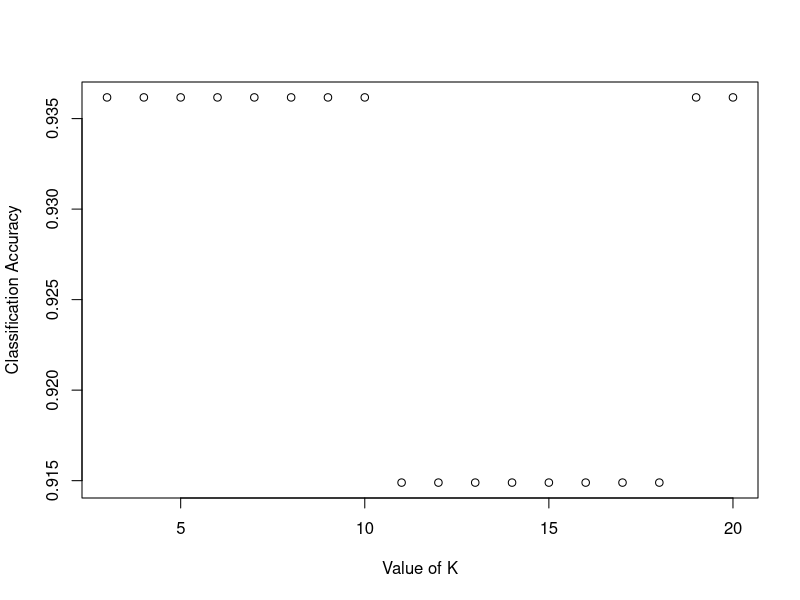

Generate this figure with R:
getwd()
setwd("~/Desktop/stat385/lab7")
chromoX<-read.table(file="ChromoXmicroarray.txt",header=TRUE)
BLClabels<-c(rep(1,27),rep(2,20))

## Question 1: Perform t-test to select the most relevant genes for classification

ttests<-function(x,group)
{
  x<-as.numeric(x)
  pvalue<-t.test(x ~ group)$p.value;
  return(pvalue)
}
pvalues<-apply(chromoX[,c(3:49)],1,ttests,group=BLClabels)
smallpvals<-order(pvalues)[1:8]
features8<-chromoX[smallpvals,c(3:49)]

## Perform normalization on two feature variables

normalization<-function(x)
{
  norms<-(x-min(x))/(max(x)-min(x))
  return(norms)
}
microdata8<-apply(features8,1,normalization)

## Question 2: Set training and test data sets

set.seed(20240214)
training <- sample(1:47,30)
test <- c(1:47)[-training]
train.set <- microdata8[training,]
train.label <- BLClabels[training]
test.set <- microdata8[test,]
test.label <- BLClabels[test]

## Question 3 (using built-in function): 10-folds Cross-Validation Using a built-in function

# install.packages("Rfast")
# library(Rfast)
# x <- as.matrix(train.set)
# y <- train.label
# cv.results <- Rfast::knn.cv(folds = NULL, nfolds = 10, stratified = FALSE, seed = 20240214, y = y, x = x, k = c(3:20))
# kvec <- c(3:20)
# plot(kvec,cv.results$crit, type="l")
# selected.k <- kvec[which(cv.results$crit==max(cv.results$crit))]

## Question 3 (CV by hand): Using nearest neighbor method to perform classification; Split the data
## into training and test data sets, and use 10-fold cross-validation method to 
## select the tuning parameter k (the number of nearest neighborhood)

library(class)
nfold<-10
nsample<-ceiling(nrow(microdata8)/nfold)
kvec<-c(3:20)
AccuTab<-matrix(0,length(kvec),nfold)
orderandom<-sample(1:nrow(microdata8), nrow(microdata8))
intfold <- nrow(microdata8)%/%nsample
remainder <- nrow(microdata8)%%nsample
for (j in 1:length(kvec))
{
  for (i in 1:intfold)
  {
    test<-orderandom[(i-1)*nsample+c(1:nsample)]
    train.set.cv<-microdata8[-test,]
    test.set.cv<-microdata8[test,]
    microdata8.pred <- class::knn(train=train.set.cv, test=test.set.cv, cl=BLClabels[-test], k=kvec[j])
    truth<-BLClabels[test]
    AccuTab[j,i] <- sum(truth==microdata8.pred)
  } 
  if (remainder!=0)
  {
    test<-orderandom[intfold*nsample+c(1:remainder)]
    train.set.cv<-microdata8[-test,]
    test.set.cv<-microdata8[test,]
    microdata8.pred <- class::knn(train=train.set.cv, test=test.set.cv, cl=BLClabels[-test], k=kvec[j])
    truth<-BLClabels[test]
    AccuTab[j,nfold] <- sum(truth==microdata8.pred)
  }
}

AveAccuray<-apply(AccuTab,1,sum)/nrow(microdata8)
plot(kvec,AveAccuray,xlab="Value of K",ylab="Classification Accuracy")
hand.selected.k <- kvec[which(AveAccuray==max(AveAccuray))]


## Question 4: evaluate prediction accuracy using test dat set

pred.selected.k <- class::knn(train=train.set, test=test.set, cl=train.label, k=hand.selected.k[1])
TestAccuracy <- table(pred.selected.k,test.label)

## Question 5: use CV to select useful models with three feature variables among 8 feature variables

allcomb <- combn(1:8, 3) ## generate all combinations of submodels
nfold<-10
nsample<-ceiling(nrow(microdata8)/nfold)
kvec <- c(3:10)
AccuArray <- array(0,c(dim(allcomb)[2],nfold,length(kvec)))
orderandom <- sample(1:nrow(microdata8), nrow(microdata8))
intfold <- nrow(microdata8)%/%nsample
remainder <- nrow(microdata8)%%nsample
for (j in 1:dim(allcomb)[2])
{
  for (k in 1:length(kvec))
  {
    
    for (i in 1:intfold) { 
      test <- orderandom[(i-1) * nsample + c(1:nsample)]
      train.set.cv <- microdata8[-test, allcomb[, j]] 
      test.set.cv <- microdata8[test, allcomb[, j]]
      microdata8.pred <- class::knn(train=train.set.cv, test=test.set.cv, cl=BLClabels[-test], k=kvec[k])
      truth <- BLClabels[test]
      AccuArray[j, i, k] <- sum(truth == microdata8.pred)  
    }
    
  }
}

AveAccuracyTable <- apply(AccuArray,c(1,3),sum)/nrow(microdata8)
MaxAccuracyModels <- apply(AveAccuracyTable,1,max)
ModelAndAccuracy <- cbind(t(allcomb), MaxAccuracyModels)

BestModels <- which(ModelAndAccuracy[,"MaxAccuracyModels"] == max(ModelAndAccuracy[,"MaxAccuracyModels"]))
BestModels
# [1] 38

ModelAndAccuracy[38,]
#                                               MaxAccuracyModels 
# 3.0000000         4.0000000         6.0000000         0.9574468 




